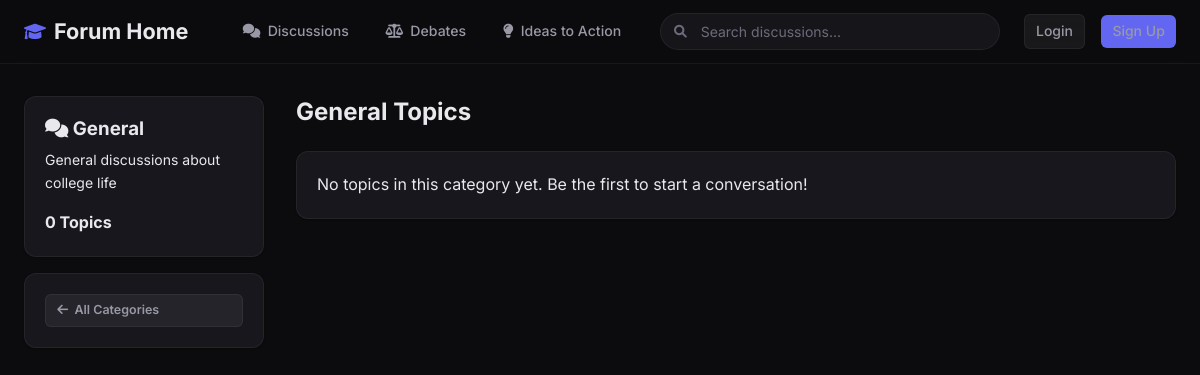
/category.php?id=1, run on the app's committed database.
### tables this page shows
CREATE TABLE categories (
    id INT AUTO_INCREMENT PRIMARY KEY,
    name VARCHAR(100) NOT NULL UNIQUE,
    slug VARCHAR(100) NOT NULL UNIQUE,
    description TEXT,
    icon VARCHAR(50),
    post_count INT DEFAULT 0,
    created_at TIMESTAMP DEFAULT CURRENT_TIMESTAMP
);

### category.php (the view, shortened to what this page needs)
<?php
require_once 'helpers.php';
$category_id = isset($_GET['id']) ? (int)$_GET['id'] : 0;
$stmt = $pdo->prepare("SELECT * FROM categories WHERE id = ?");
$stmt->execute([$category_id]);
$category = $stmt->fetch();
$per_page = 10;
$current_page = isset($_GET['page']) ? max(1, (int)$_GET['page']) : 1;
$offset = ($current_page - 1) * $per_page;
$stmt = $pdo->prepare("
    SELECT t.*, u.username, u.avatar_url,
    (SELECT COUNT(*) FROM posts WHERE topic_id = t.id) - 1 as reply_count
    FROM topics t
    JOIN users u ON t.user_id = u.id
    WHERE t.category_id = ? AND t.is_deleted = 0
    ORDER BY t.is_pinned DESC, t.updated_at DESC
    LIMIT $per_page OFFSET $offset
");
$stmt->execute([$category_id]);
$topics = $stmt->fetchAll();
?>
<!DOCTYPE html>
<html lang="en">
<head>
    <link rel="stylesheet" href="styles.css">
    <link rel="stylesheet" href="https://cdnjs.cloudflare.com/ajax/libs/font-awesome/6.0.0/css/all.min.css">
</head>
<body>
    <?php include 'navbar.php'; ?>
    <div class="container">
        <div class="sidebar">
            <div class="card">
                <h3 style="margin-bottom:0.5rem;"><i class="<?= htmlspecialchars($category['icon']) ?>"></i> <?= htmlspecialchars($category['name']) ?></h3>
                <p style="color:var(--muted); font-size: 0.875rem; margin-bottom: 1rem;"><?= htmlspecialchars($category['description']) ?></p>
                <div style="font-weight: bold;"><?= $category['post_count'] ?> Topics</div>
            </div>
            <div class="card">
                 <a href="index.php" class="btn btn-secondary btn-sm" style="width: 100%; text-align: center;"><i class="fas fa-arrow-left"></i> All Categories</a>
            </div>
        </div>
        <div class="main-content">
            <div style="display: flex; justify-content: space-between; align-items: center; margin-bottom: 1.5rem;">
                <h2><?= htmlspecialchars($category['name']) ?> Topics</h2>
            </div>
            <?php if (empty($topics)): ?>
                <div class="card"><p>No topics in this category yet. Be the first to start a conversation!</p></div>
            <?php endif; ?>
        </div>
    </div>
</body>
</html>

### data on the page
categories: name "General", description "General discussions about college life", post_count "0"
